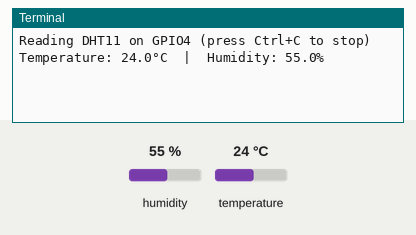
Simulated run of this program. Board: Raspberry Pi (BCM pin numbers). On the bench: the last lines printed to the terminal. The inputs (shaded band) are chosen by the test bench; at power-on: humidity 55 %, temperature 24 °C.

Above: at 1.2 s.
1.3 s: humidity set to 22 %
At 3.9 s:
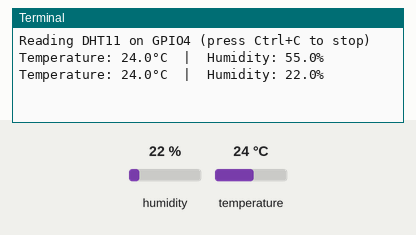
4.3 s: temperature set to 12 °C
At 5.2 s:
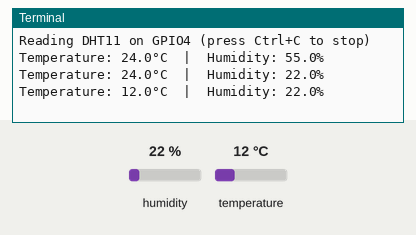
7.3 s: humidity set to 40 %
At 10.0 s:
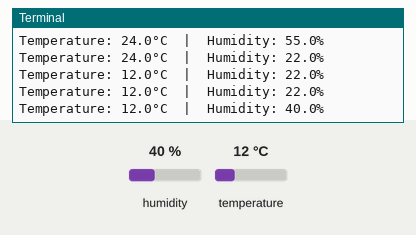
Timing chart, 0 to 11.5 s (numbered marks = the images above; inputs shaded):
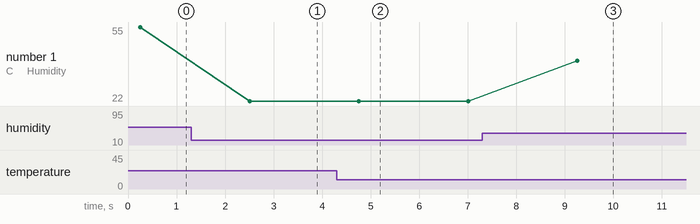

Measured:
- after the input at 1.3 s, the terminal: prints a new line after 1.2 s (image 1)
- after the input at 4.3 s, the terminal: prints a new line after 0.46 s (image 2)
- after the input at 7.3 s, the terminal: prints a new line after 2.0 s (image 3)
- plotted number 1: 55 → 22 after the input at 1.3 s, 22 → 40 after the input at 7.3 s

The program:

Temt_and_Humi_sensor.py
```python
import time
import adafruit_dht
import board

# GPIO19 is D19 in the 'board' module


dht = adafruit_dht.DHT11(board.D4)  # change to D4, D17, etc. if you move the wire

print("Reading DHT11 on GPIO4 (press Ctrl+C to stop)")

def cleanup_and_quit(signum=None, frame=None):
    global dht
    try:
        if dht is not None:
            dht.exit()          # <-- releases the GPIO line
    finally:
        print("\nClean exit. GPIO released.")
        sys.exit(0)

while True:
    try:
        temp_c = dht.temperature
        hum = dht.humidity
        if temp_c is not None and hum is not None:
            print(f"Temperature: {temp_c:.1f}°C  |  Humidity: {hum:.1f}%")
        else:
            print("No data yet...")
    except RuntimeError as e:
        # DHTs are chatty and often throw transient errors; just retry
        print(f"Retrying: {e}")
    except Exception as e:
        cleanup_and_quit()
        raise e
    time.sleep(2)
```
